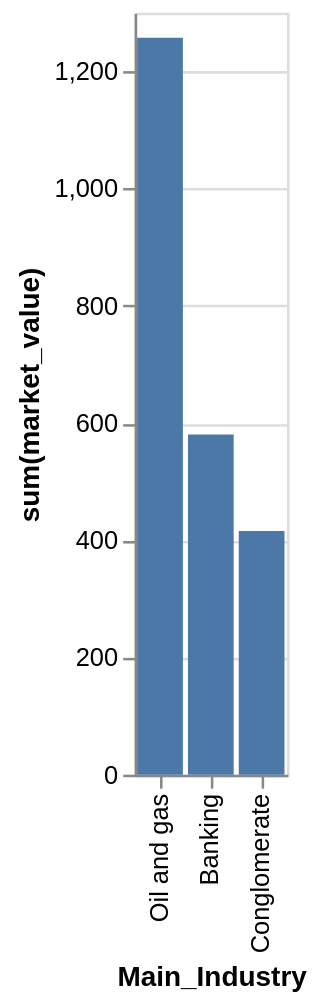

Describe this chart as a Vega-Lite specification.
### Vega-Lite specification from a JSON file in a GitHub repository (floating-point values rounded to 4 significant figures)
{"data": {"values": [{"x_data": "Banking", "y_data": 580.4}, {"x_data": "Conglomerate", "y_data": 415.9}, {"x_data": "Oil and gas", "y_data": 1257.0}]}, "mark": "bar", "encoding": {"x": {"field": "x_data", "type": "nominal", "title": "Main_Industry", "sort": {"op": "sum", "field": "y_data", "order": "descending"}}, "y": {"field": "y_data", "type": "quantitative", "title": "sum(market_value)"}}}
